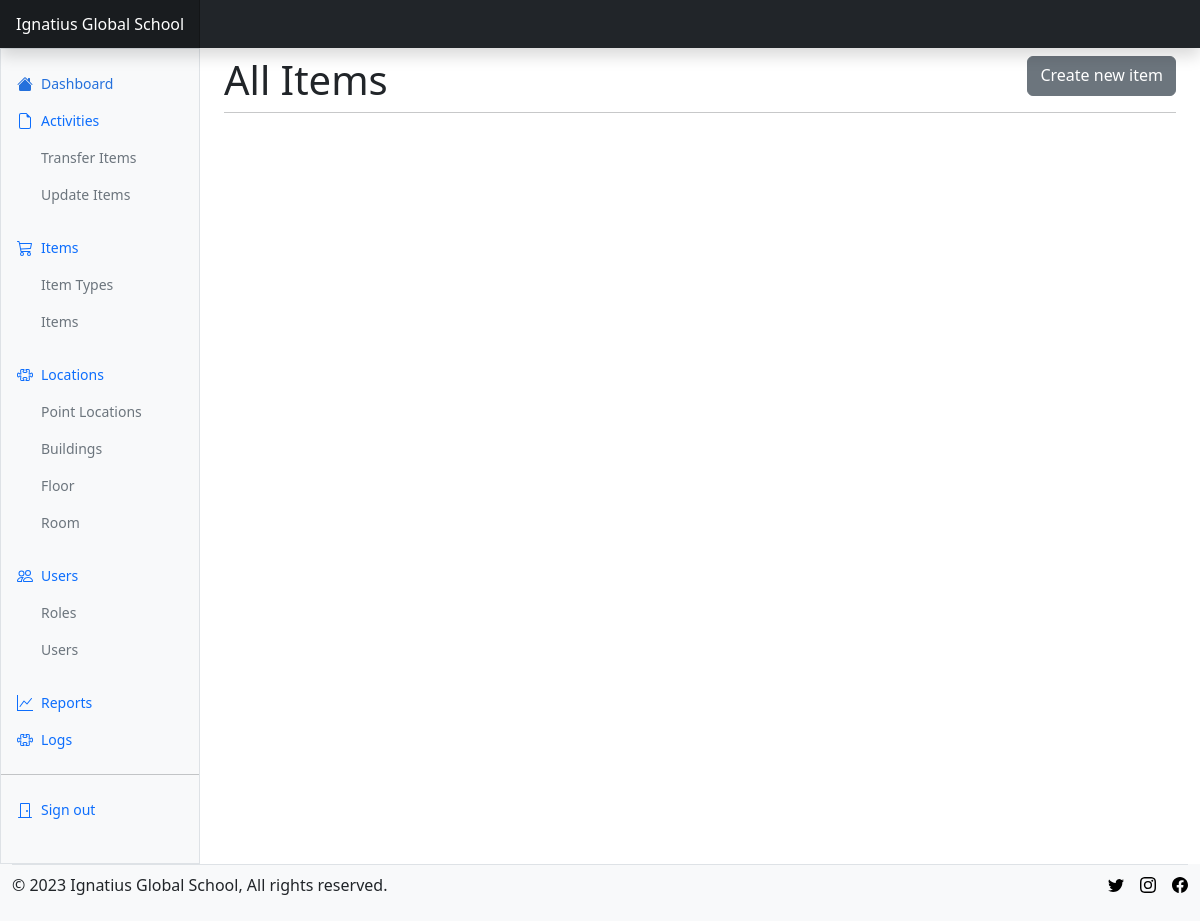
Page /items (signed in) on the earlier database version.
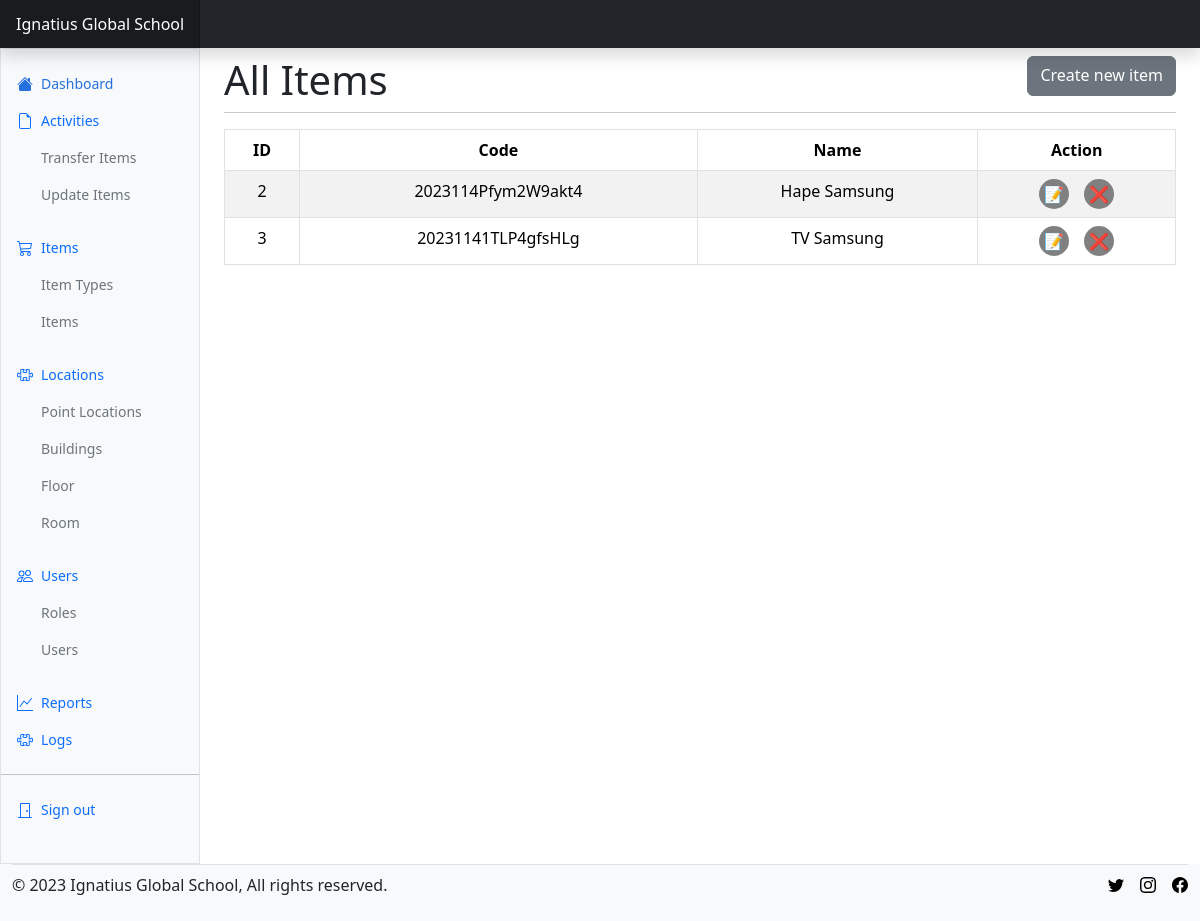
Same page on the later database version.
### application/models/items/items.py (models this page shows, shortened)
class Item(db.Model):
    __tablename__ = "items"
    id = db.Column(db.Integer, primary_key = True)
    code = db.Column(db.String(256), nullable = False, unique = True, index = True)
    name = db.Column(db.String(256), nullable = False)
    length = db.Column(db.Float, default = 0)
    width = db.Column(db.Float, default = 0)
    height = db.Column(db.Float, default = 0)
    weight = db.Column(db.Float, default = 0)
    color = db.Column(db.String(128))
    photo_item = db.Column(db.String(256), default = "items/default.jpg")
    is_electronic = db.Column(db.Boolean, default = False)
    is_waterresistant = db.Column(db.Boolean, default = False)
    price = db.Column(db.Float, default = 0)
    make = db.Column(db.String(256))
    model = db.Column(db.String(256))
    store = db.Column(db.String(256))
    volume_cc = db.Column(db.Float, default = 0)
    material = db.Column(db.String(256))
    machine_number = db.Column(db.String(256))
    police_state_number = db.Column(db.String(256))
    serial_number = db.Column(db.String(256))
    date_purchased = db.Column(db.DateTime, default = datetime.utcnow())
    budget_type = db.Column(db.String(256), default = "Dana Masyarakat")
    origin_country = db.Column(db.String(256), default = "Indonesia")
    percent_depreciation_per_year = db.Column(db.Float, default = 0)
    percent_demage = db.Column(db.Float, default = 0)
    is_available = db.Column(db.Boolean, default = True)
    is_broken = db.Column(db.Boolean, default = False)
    is_active = db.Column(db.Boolean, default = True)
    date_created = db.Column(db.DateTime, default = datetime.utcnow())
    date_updated = db.Column(db.DateTime)
    photo_location = db.Column(db.String(256), default = "default.jpg")
    room_id = db.Column(db.Integer, db.ForeignKey("rooms.id"), nullable = False)
    created_by = db.Column(db.Integer, db.ForeignKey("users.id"), nullable = False)
    item_type_id = db.Column(db.Integer, db.ForeignKey("item_types.id"), nullable = False)
    description = db.Column(db.Text)
    transfered_histories = db.relationship("Transfer", backref = "transfered_histories", lazy = True)
    updated_histories = db.relationship("Update", backref = "updated_histories", lazy = True)

### application/routes/items/items.py (the view)
@items.route('/items')
@login_required
def all():
    items = Item.query.all()
    data = []
    for item in items:
        data.append({
            'ID': item.id,
            'Code': item.code,
            'Name': item.name,
            'Action': f'<div class="action-btn"><a href="{url_for("items.update", id=item.id)}">📝</a><a style="margin-left: 15px;" href="{url_for("items.delete", id=item.id)}">❌</a></div>'
        })
    df = pd.DataFrame(data)
    html_table = df.to_html(classes='table table-striped table-bordered', escape=False, index=False)
    return render_template('pages/items/view_all_items.html', title="All Items", html_table=html_table)

### application/utils/__init__.py (called while the page is built)
@login_manager.user_loader
def load_user(user_id):
    return User.query.get(int(user_id))

### application/views/pages/items/view_all_items.html
{% extends 'layout.html' %}
{% block content %}
    <div class="content-header d-flex justify-content-between" style="height: 40px;">
        <h1>{{ title }}</h1>
        <a class="btn btn-secondary" href="{{ url_for('items.add') }}">Create new item</a>
    </div>
    <hr>
    <div class="text-center">
        {{ html_table | safe }}
    </div>
{% endblock content %}

### application/views/layout.html (shortened to what this page needs)
<!doctype html>
<html lang="en">
  <head>
  <link rel="stylesheet" href="https://cdn.jsdelivr.net/npm/@docsearch/css@3">
  <link rel="stylesheet" href="{{ url_for('static', filename='/bootstrap-5.3.2-dist/css/bootstrap.min.css') }}">
  <link rel="stylesheet" href="{{ url_for('static', filename='/style.css') }}">
  </head>
  <body>
    {% include "components/header.html" %}
    <div class="container-fluid">
        <div class="row">
            {% if current_user.is_authenticated %}
              {% include "components/login_sidebar.html" %}
            {% else %}
              {% include "components/logout_sidebar.html" %}
            {% endif %}
            <main class="col-md-9 ms-sm-auto col-lg-10 px-md-4 min-vh-100 my-2">
                {% block content %}{% endblock content %}
            </main>
            {% include "components/footer.html" %}
        </div>
    </div>
</body>
</html>

### application/views/components/header.html (shortened to what this page needs)
<header class="navbar sticky-top bg-dark flex-md-nowrap p-0 shadow" data-bs-theme="dark">
    <a class="navbar-brand col-md-3 col-lg-2 me-0 px-3 fs-6 text-white" href="#">Ignatius Global School</a>
</header>

### application/views/components/login_sidebar.html (shortened to what this page needs)
<div class="sidebar border border-right col-md-3 col-lg-2 p-0 bg-body-tertiary">
    <div class="offcanvas-md offcanvas-end bg-body-tertiary" tabindex="-1" id="sidebarMenu" aria-labelledby="sidebarMenuLabel">
        <div class="offcanvas-body d-md-flex flex-column p-0 pt-lg-3 overflow-y-auto">
        <ul class="nav flex-column">
            <li class="nav-item">
            <a class="nav-link d-flex align-items-center gap-2 active" aria-current="page" href="{{ url_for('users.index') }}">
                <svg class="bi"><use xlink:href="#house-fill"/></svg>
                Dashboard
            </a>
            </li>
            <li class="nav-item">
            <a class="nav-link d-flex align-items-center gap-2" href="#">
                <svg class="bi"><use xlink:href="#file-earmark"/></svg>
                Activities
            </a>
            <ul class="nav flex-column ms-4 mb-3">
                <li class="nav-item">
                    <a class="nav-link d-flex align-items-center gap-2 text-secondary" href="{{ url_for('locations.all') }}">Transfer Items</a>
                </li>
                <li class="nav-item">
                    <a class="nav-link d-flex align-items-center gap-2 text-secondary" href="{{ url_for('buildings.all') }}">Update Items</a>
                </li>
            </ul>
            </li>
            <li class="nav-item">
            <a class="nav-link d-flex align-items-center gap-2" href="#">
                <svg class="bi"><use xlink:href="#cart"/></svg>
                Items
            </a>
            <ul class="nav flex-column ms-4 mb-3">
                <li class="nav-item">
                    <a class="nav-link d-flex align-items-center gap-2 text-secondary" href="{{ url_for('item_types.all') }}">Item Types</a>
                </li>
                <li class="nav-item">
                    <a class="nav-link d-flex align-items-center gap-2 text-secondary" href="{{ url_for('items.all') }}">Items</a>
                </li>
            </ul>
            </li>
            <li class="nav-item">
            <a class="nav-link d-flex align-items-center gap-2" href="#">
                <svg class="bi"><use xlink:href="#puzzle"/></svg>
                Locations
            </a>
                <ul class="nav flex-column ms-4 mb-3">
                    <li class="nav-item">
                        <a class="nav-link d-flex align-items-center gap-2 text-secondary" href="{{ url_for('locations.all') }}">Point Locations</a>
                    </li>
                    <li class="nav-item">
                        <a class="nav-link d-flex align-items-center gap-2 text-secondary" href="{{ url_for('buildings.all') }}">Buildings</a>
                    </li>
                    <li class="nav-item">
                        <a class="nav-link d-flex align-items-center gap-2 text-secondary" href="{{ url_for('floors.all') }}">Floor</a>
                    </li>
                    <li class="nav-item">
                        <a class="nav-link d-flex align-items-center gap-2 text-secondary" href="{{ url_for('rooms.all') }}">Room</a>
                    </li>
                </ul>
            </li>
            <li class="nav-item">
                <a class="nav-link d-flex align-items-center gap-2" href="#">
                    <svg class="bi"><use xlink:href="#people"/></svg>
                    Users
                </a>
                <ul class="nav flex-column ms-4 mb-3">
                    <li class="nav-item">
                        <a class="nav-link d-flex align-items-center gap-2 text-secondary" href="{{ url_for('locations.all') }}">Roles</a>
                    </li>
                    <li class="nav-item">
                        <a class="nav-link d-flex align-items-center gap-2 text-secondary" href="{{ url_for('buildings.all') }}">Users</a>
                    </li>
                </ul>
            </li>
            <li class="nav-item">
                <a class="nav-link d-flex align-items-center gap-2" href="#">
                    <svg class="bi"><use xlink:href="#graph-up"/></svg>
                    Reports
                </a>
            </li>
            <li class="nav-item">
            <a class="nav-link d-flex align-items-center gap-2" href="#">
                <svg class="bi"><use xlink:href="#puzzle"/></svg>
                Logs
            </a>
            </li>
        </ul>
        <hr class="my-3">
        <ul class="nav flex-column mb-auto">
            <li class="nav-item">
            <a class="nav-link d-flex align-items-center gap-2" href="{{ url_for('users.logout') }}">
                <svg class="bi"><use xlink:href="#door-closed"/></svg>
                Sign out
            </a>
            </li>
        </ul>
        </div>
    </div>
</div>

### application/views/components/footer.html (shortened to what this page needs)
<div class="container-fluid bg-body-tertiary">
    <footer>
      <div class="d-flex flex-column flex-sm-row justify-content-between py-2 border-top">
        <p>© 2023 Ignatius Global School, All rights reserved.</p>
        <ul class="list-unstyled d-flex">
          <li class="ms-3"><a class="link-body-emphasis" href="#"><svg class="bi" width="24" height="24"><use xlink:href="#twitter"></use></svg></a></li>
          <li class="ms-3"><a class="link-body-emphasis" href="#"><svg class="bi" width="24" height="24"><use xlink:href="#instagram"></use></svg></a></li>
          <li class="ms-3"><a class="link-body-emphasis" href="#"><svg class="bi" width="24" height="24"><use xlink:href="#facebook"></use></svg></a></li>
        </ul>
      </div>
    </footer>
</div>

### application/static/style.css (style rules this page uses)
* { padding: 0px; margin: 0px; box-sizing: border-box; }
table, th, td { text-align: center; }
div.action-btn a { text-decoration: none; display: inline-block; width: 30px; height: 30px; border-radius: 15px; background-color: gray; line-height: 30px; }

### application/views/layout.html (style rules this page uses)
.bi { display: inline-block; width: 1rem; height: 1rem; }
.sidebar .nav-link { font-size: .875rem; font-weight: 500; }
.sidebar .nav-link.active { color: #2470dc; }
.navbar-brand { padding-top: .75rem; padding-bottom: .75rem; background-color: rgba(0, 0, 0, .25); box-shadow: inset -1px 0 0 rgba(0, 0, 0, .25); }
.bi { vertical-align: -.125em; fill: currentColor; }

Differences in the rows shown:
added Item: name "ID Code Name Action 2 2023114Pfym2W9akt4 Hape Samsung 📝 ❌ 3 20231141TLP4gfsHLg TV Samsung 📝 ❌"
